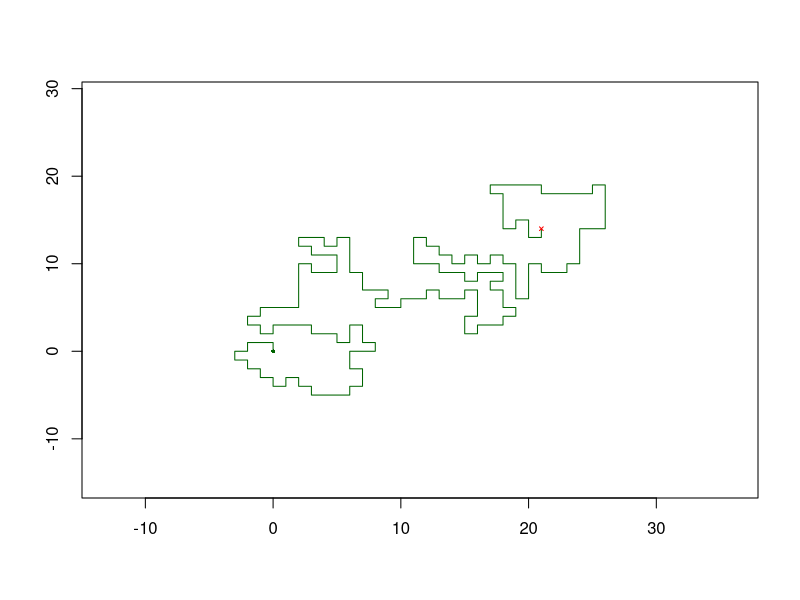

Write the R code that produced this figure.
# Self-Avoiding Random Walk
# Begins at (0, 0)
# Moves uniformly through possible directions (N, S, W, E) with step size = 1
# When there are no possible directions, goes back by a random number of steps

#### Auxiliary functions ####

# Checks if path matrix has a certain point
check_path <- function(mat, vet) {
    resp <- apply(mat, 1, function(x, want) isTRUE(all.equal(x, want)), vet)
    if (any(resp))
        ret <- which(resp) else 
            ret <- 0
        ret
}

# Moves the last point by a direction (N, S, E, W)
move <- function(pos, orient) {
    new_pos <- NA
    if (orient == 'N') new_pos <- pos + c(0, 1) else
        if (orient == 'S') new_pos <- pos + c(0, -1) else
            if (orient == 'E') new_pos <- pos + c(1, 0) else
                if (orient == 'W') new_pos <- pos + c(-1, 0)
                new_pos
}

#### Self Avoiding Random Walk ####

sarw <- function(iter = 100, plot = FALSE) {
    k <- 0
    path <- matrix(0, nrow = 1, ncol = 2) # starting point = c(0, 0)
    i <- 1
    
    while (i < iter) {
        k <- k + 1
        
        # calculates positions after all possible movements
        possible_pos <- rbind(move(path[i, ], 'N'),
                              move(path[i, ], 'S'),
                              move(path[i, ], 'E'),
                              move(path[i, ], 'W'))
        
        # checks which orientations are available
        avail_or <- apply(possible_pos, 1,
                          function(possible_pos) check_path(path, possible_pos))
        avail <- ifelse(avail_or > 0, 0, 1)
        names(avail) <- c('N', 'S', 'E', 'W')
        
        # if no orientation is available, go back
        if (all(avail == numeric(4))) {
            goback <- ifelse(i > 5, rpois(1, 5) + rbinom(1, i, 0.05), 0) + 1
            path <- path[1:(i - goback), ]
            i <- i - goback - 1
            } else {
                # if one or more orientations are available, sample one
                # uniformly and move to it
                chosen_or <- sample(x = names(avail), size = 1, prob = avail)
                path <- rbind(path, move(path[i, ], chosen_or))
            }
        
        i <- i + 1
    }
    
    if (plot) {
        xrange <- range(path[ , 1])
        yrange <- range(path[ , 2])
        plot(NA, xlim = c(xrange[1] - 10, xrange[2] + 10),
             ylim = c(yrange[1] - 10, yrange[2] + 10),
             xlab = NA, ylab = NA)
        points(0, 0, col = 'darkgreen', pch = 16, cex = 0.5)
        lines(path, col = 'darkgreen')
        points(path[nrow(path), 1], path[nrow(path), 2], col = 'red',
               pch = 4, cex = 0.5)
    }
    
    list(path = path, total_iterations = k)
}

#### Test ####

cobr <- sarw(iter = 200, plot = TRUE)
